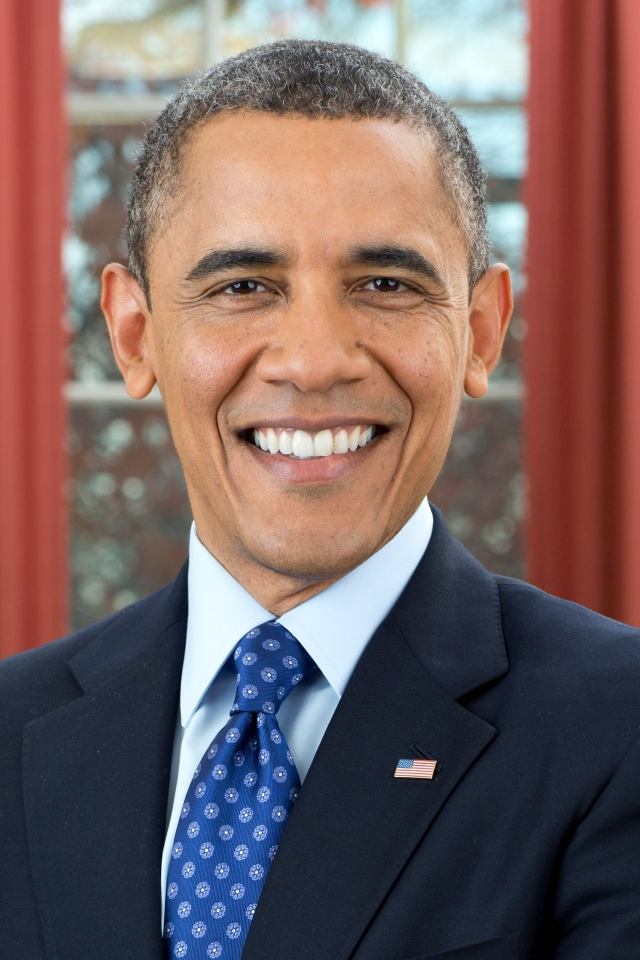
#> input picture imagem/obama.jpeg, 1280 x 1920 px, found by its file name (shown at 1/2 size)
$ python slice_pasting_image.py
#> lines starting #> are read from the running program, lines starting #| are printed output that depends on the picture; after the words box and inside, x2 and y2 are one past the last pixel; in counts of white or black regions, pixels touching at a corner belong together
import cv2 as cv
import numpy as np

path = 'imagem/obama.jpeg'
img = cv.imread(path)
#> img is the input picture: shape (1920, 1280, 3); mean B, G, R 97.3, 98.4, 119.6
print(img.shape)
#| (1920, 1280, 3)

# copy the rows and the columns of the  image
tag = img[500:700, 600:900]
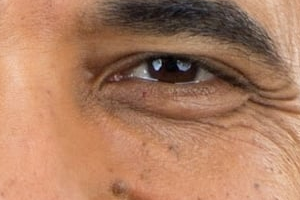
#> tag: shape (200, 300, 3); mean B, G, R 97.2, 125.1, 172.5
# Pasting the rows and columns in the image
img[100:300, 650:950] = tag
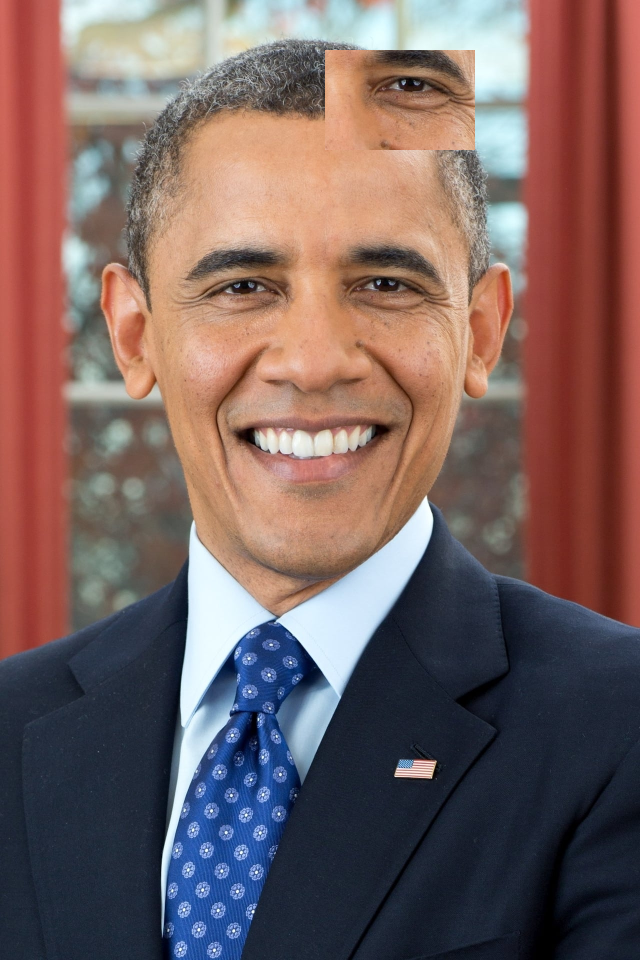
#> img: shape (1920, 1280, 3) (shown at 1/2 size); 2.44% of pixels changed, all inside (x1, y1, x2, y2) = (650, 100, 950, 300)

cv.imshow('Image', img)
cv.waitKey(0)
cv.destroyAllWindows()
